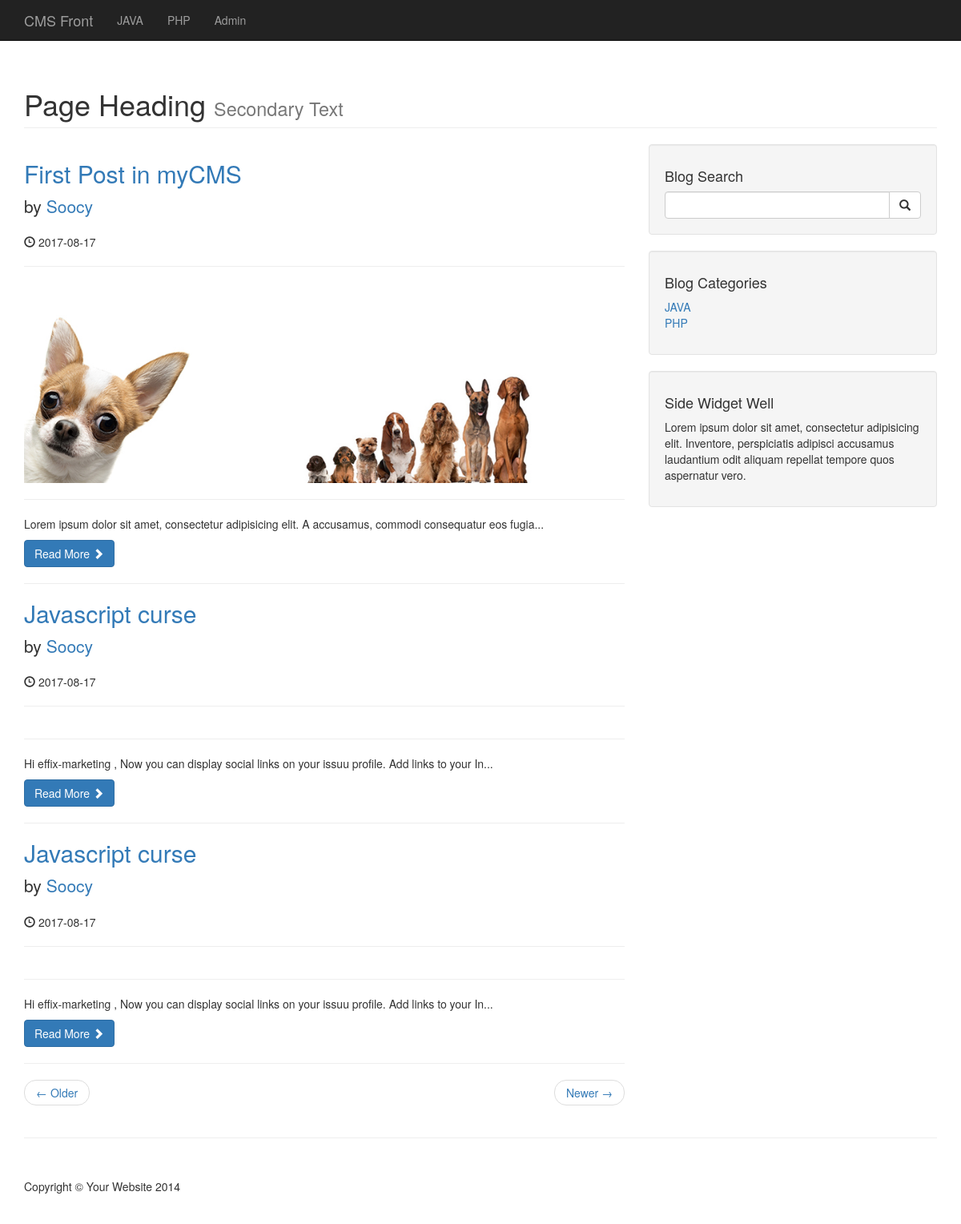
The app's page /, older data.
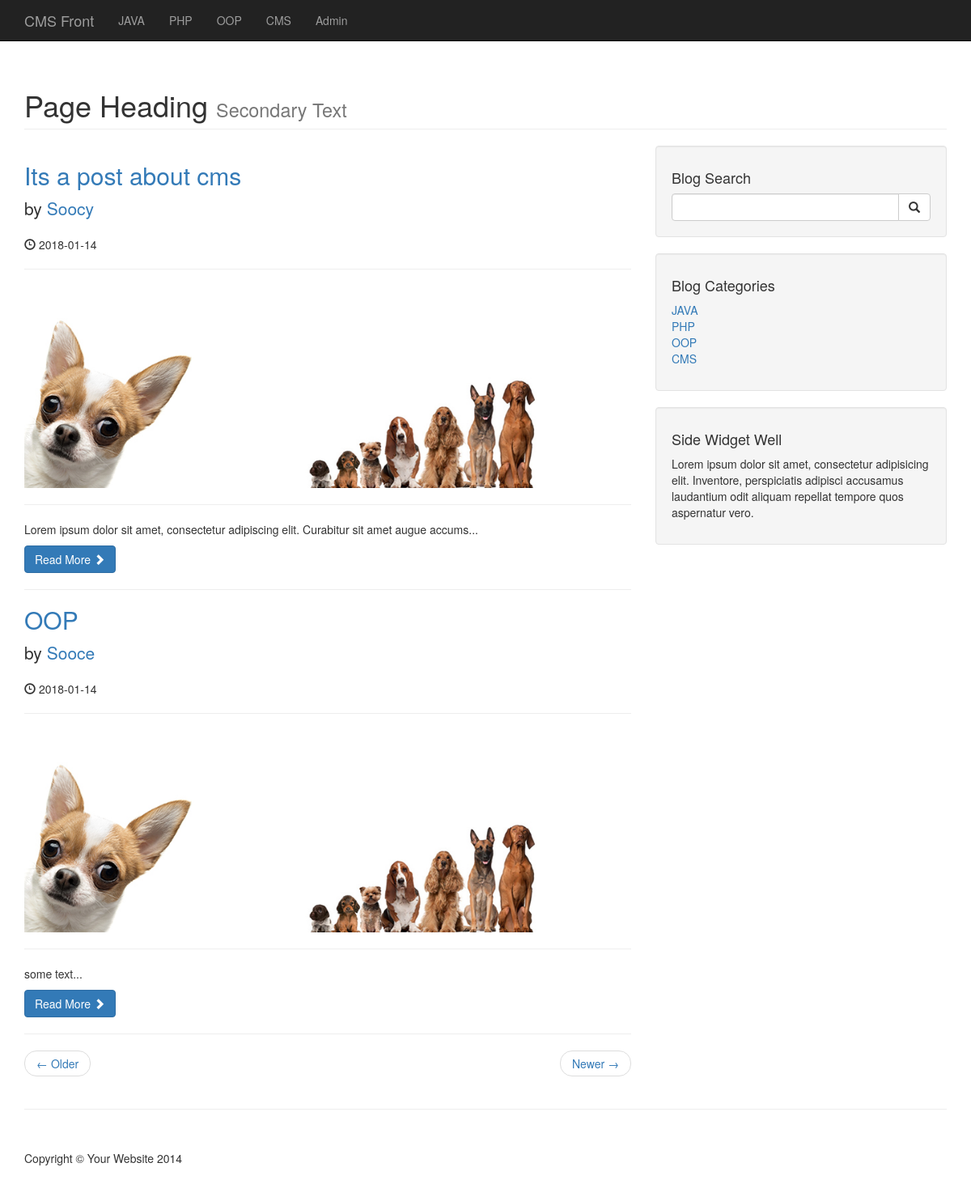
The same page, newer data.
### tables this page shows
CREATE TABLE `categories` (
  `cat_id` int(3) NOT NULL,
  `cat_title` varchar(255) NOT NULL
);

CREATE TABLE `posts` (
  `post_id` int(3) NOT NULL,
  `post_category_id` int(3) NOT NULL,
  `post_title` varchar(255) NOT NULL,
  `post_author` varchar(255) NOT NULL,
  `post_date` date NOT NULL,
  `post_img` text NOT NULL,
  `post_content` text NOT NULL,
  `post_tags` varchar(255) NOT NULL,
  `post_comment_count` int(11) NOT NULL,
  `post_status` varchar(255) NOT NULL DEFAULT 'draft'
);

### index.php (the view)
<?php include "includes/db.php"; ?>
<?php include "includes/header.php"; ?>
<?php include "includes/navigation.php"; ?>
    <div class="container">
    <h1 class="page-header">
        Page Heading
        <small>Secondary Text</small>
    </h1>
    <div class="row">
        <div class="col-md-8">
            <?php
                $query = "SELECT * FROM posts";
                $select_all_posts_query = mysqli_query($connection, $query);
                while ($row = mysqli_fetch_assoc($select_all_posts_query)) {
                    $post_id = $row['post_id'];
                    $post_title = $row['post_title'];
                    $post_author = $row['post_author'];
                    $post_date = $row['post_date'];
                    $post_img = $row['post_img'];
                    $post_content = substr($row['post_content'], 0, 100) . '...';
                    ?>
            <h2>
                <a href="post.php?p_id=<?php echo $post_id; ?>"><?php echo $post_title; ?></a>
            </h2>
            <p class="lead">
                    by <a href="index.php"><?php echo $post_author; ?></a>
            </p>
            <p><span class="glyphicon glyphicon-time"></span> <?php echo $post_date; ?></p>
            <hr>
            <img class="img-responsive" src="img/<?php echo $post_img; ?>" alt="">
            <hr>
            <p><?php echo $post_content; ?></p>
                    <a class="btn btn-primary" href="#">Read More <span class="glyphicon glyphicon-chevron-right"></span></a>
                    <hr>
                <?php } ?>
            <ul class="pager">
                <li class="previous">
                    <a href="#">&larr; Older</a>
                </li>
                <li class="next">
                    <a href="#">Newer &rarr;</a>
                </li>
            </ul>
        </div>
        <?php include "includes/sidebar.php"; ?>
    </div>
    <hr>
<?php include "includes/footer.php"; ?>

### includes/header.php (shortened to what this page needs)
<!DOCTYPE html>
<html lang="en">
<head>
    <link href="css/bootstrap.min.css" rel="stylesheet">
    <link href="css/blog-home.css" rel="stylesheet">
</head>
<body>

### includes/navigation.php (shortened to what this page needs)
<nav class="navbar navbar-inverse navbar-fixed-top" role="navigation">
    <div class="container">
        <div class="navbar-header">
            <a class="navbar-brand" href="index.php">CMS Front</a>
        </div>
        <div class="collapse navbar-collapse" id="bs-example-navbar-collapse-1">
            <ul class="nav navbar-nav">
                <?php
                $query = "SELECT * FROM categories";
                $select_all_categories_query = mysqli_query($connection, $query);
                while ($row = mysqli_fetch_assoc($select_all_categories_query)){
                   $cat_title = $row['cat_title'];
                    echo "<li><a href=''>{$cat_title}</a></li>";
                }
                ?>
             <li class="">
                    <a href="admin">Admin</a>
                </li>
            </ul>
        </div>
    </div>
</nav>

### includes/sidebar.php
<div class="col-md-4">
    <div class="well">
        <h4>Blog Search</h4>
        <form action="search.php" method="post">
            <div class="input-group">
                <input name="search" type="text" class="form-control">
                <span class="input-group-btn">
                            <button name="submit" class="btn btn-default" type="submit">
                                <span class="glyphicon glyphicon-search"></span>
                        </button>
                        </span>
            </div>
        </form>
    </div>
    <div class="well">
        <?php
        $query = "SELECT * FROM categories LIMIT 12";
        $select_categories_sidebar_query = mysqli_query($connection, $query);
    ?>
        <h4>Blog Categories</h4>
        <div class="row">
            <div class="col-lg-12">
                <ul class="list-unstyled">
                    <?php
                    while ($row = mysqli_fetch_assoc($select_categories_sidebar_query)){
                    $cat_title = $row['cat_title'];
                    $cat_id = $row['cat_id'];
                    echo "<li><a href='category.php?category=$cat_id'>{$cat_title}</a></li>";
                    }
                    ?>
                </ul>
            </div>
        </div>
    </div>
    <?php include "includes/widget.php"; ?>
</div>

### includes/widget.php
<div class="well">
    <h4>Side Widget Well</h4>
    <p>Lorem ipsum dolor sit amet, consectetur adipisicing elit. Inventore, perspiciatis adipisci accusamus
        laudantium odit aliquam repellat tempore quos aspernatur vero.</p>
</div>

### includes/footer.php (shortened to what this page needs)
<footer>
    <div class="row">
        <div class="col-lg-12">
            <p>Copyright &copy; Your Website 2014</p>
        </div>
    </div>
</footer>
</div>
</body>
</html>

### css/blog-home.css (style rules this page uses)
body { padding-top: 70px; }
footer { margin: 50px 0; }

Row changes from the older to the newer data that the page shows:
removed posts: post_title "First Post in myCMS", post_author "Soocy", post_date "2017-08-17", post_img (placeholder picture), post_content "Lorem ipsum dolor sit amet, consectetur adipisicing elit. A accusamus, commodi consequatur eos fugia..."
removed posts: post_title "Javascript curse", post_author "Soocy", post_date "2017-08-17", post_content "Hi effix-marketing , Now you can display social links on your issuu profile. Add links to your In..."
removed posts: post_title "Javascript curse", post_author "Soocy", post_date "2017-08-17", post_content "Hi effix-marketing , Now you can display social links on your issuu profile. Add links to your In..."
added categories: cat_title "OOP"
added categories: cat_title "CMS"
added posts: post_title "Its a post about cms", post_author "Soocy", post_date "2018-01-14", post_img (placeholder picture), post_content "Lorem ipsum dolor sit amet, consectetur adipiscing elit. Curabitur sit amet augue accums..."
added posts: post_title "OOP", post_author "Sooce", post_date "2018-01-14", post_img (placeholder picture), post_content "some text..."
